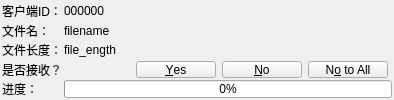
<?xml version="1.0" encoding="UTF-8"?>
<ui version="4.0">
 <class>TaskDetailsWidget</class>
 <widget class="QWidget" name="TaskDetailsWidget">
  <property name="geometry">
   <rect>
    <x>0</x>
    <y>0</y>
    <width>394</width>
    <height>100</height>
   </rect>
  </property>
  <property name="sizePolicy">
   <sizepolicy hsizetype="Preferred" vsizetype="Preferred">
    <horstretch>0</horstretch>
    <verstretch>0</verstretch>
   </sizepolicy>
  </property>
  <property name="minimumSize">
   <size>
    <width>0</width>
    <height>100</height>
   </size>
  </property>
  <property name="maximumSize">
   <size>
    <width>16777215</width>
    <height>100</height>
   </size>
  </property>
  <property name="windowTitle">
   <string>Form</string>
  </property>
  <layout class="QGridLayout" name="gridLayout">
   <property name="sizeConstraint">
    <enum>QLayout::SetDefaultConstraint</enum>
   </property>
   <property name="leftMargin">
    <number>2</number>
   </property>
   <property name="topMargin">
    <number>2</number>
   </property>
   <property name="rightMargin">
    <number>2</number>
   </property>
   <property name="bottomMargin">
    <number>2</number>
   </property>
   <property name="spacing">
    <number>2</number>
   </property>
   <item row="4" column="0">
    <widget class="QLabel" name="questionLable">
     <property name="text">
      <string>是否接收？</string>
     </property>
     <property name="alignment">
      <set>Qt::AlignRight|Qt::AlignTrailing|Qt::AlignVCenter</set>
     </property>
    </widget>
   </item>
   <item row="2" column="0">
    <widget class="QLabel" name="label">
     <property name="text">
      <string>文件名：</string>
     </property>
    </widget>
   </item>
   <item row="3" column="0">
    <widget class="QLabel" name="label_2">
     <property name="text">
      <string>文件长度：</string>
     </property>
    </widget>
   </item>
   <item row="5" column="1" colspan="4">
    <widget class="QProgressBar" name="porgress">
     <property name="value">
      <number>0</number>
     </property>
    </widget>
   </item>
   <item row="3" column="1" colspan="2">
    <widget class="QLabel" name="currentFileLength">
     <property name="text">
      <string>file_ength</string>
     </property>
    </widget>
   </item>
   <item row="5" column="0">
    <widget class="QLabel" name="progressLabel">
     <property name="text">
      <string>进度：</string>
     </property>
    </widget>
   </item>
   <item row="2" column="1" colspan="4">
    <widget class="QLabel" name="currentFileName">
     <property name="text">
      <string>filename</string>
     </property>
    </widget>
   </item>
   <item row="4" column="2">
    <widget class="QDialogButtonBox" name="answerBox">
     <property name="standardButtons">
      <set>QDialogButtonBox::No|QDialogButtonBox::NoToAll|QDialogButtonBox::Yes</set>
     </property>
    </widget>
   </item>
   <item row="1" column="0">
    <widget class="QLabel" name="label_3">
     <property name="text">
      <string>客户端ID：</string>
     </property>
    </widget>
   </item>
   <item row="1" column="1">
    <widget class="QLabel" name="idLabel">
     <property name="text">
      <string>000000</string>
     </property>
    </widget>
   </item>
  </layout>
 </widget>
 <resources/>
 <connections/>
</ui>
